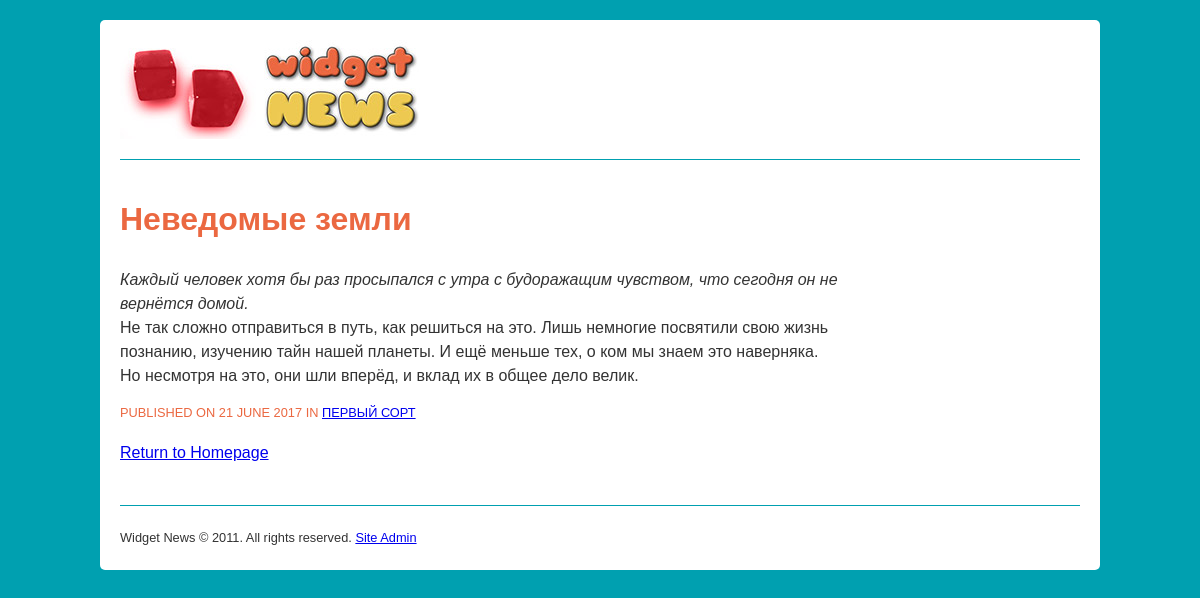
The app's page /?action=viewArticle&articleId=2 with its own data.
### tables this page shows
CREATE TABLE `articles` (
  `id` smallint(5) unsigned NOT NULL AUTO_INCREMENT,
  `publicationDate` date NOT NULL,
  `categoryId` smallint(5) unsigned NOT NULL,
  `title` varchar(255) NOT NULL,
  `summary` text NOT NULL,
  `content` mediumtext NOT NULL,
  PRIMARY KEY (`id`)
);

CREATE TABLE `categories` (
  `id` smallint(5) unsigned NOT NULL AUTO_INCREMENT,
  `name` varchar(255) NOT NULL,
  `description` text NOT NULL,
  PRIMARY KEY (`id`)
);

### classes/Article.php (called while the page is built, shortened)
<?php
class Article
	{
            public function __construct( $data=array() ) {
              if ( isset( $data['publicationDate'] ) ) {$this->publicationDate = (string) $data['publicationDate'];}
              if ( isset( $data['title'] ) ) {$this->title = $data['title'];}
              if ( isset( $data['summary'] ) ) {$this->summary = $data['summary'];}
              if ( isset( $data['content'] ) ) {$this->content = $data['content'];}
            }
            public static function getById( $id ) {
              $conn = new PDO( DB_DSN, DB_USERNAME, DB_PASSWORD );
              $sql = "SELECT *, UNIX_TIMESTAMP(publicationDate) AS publicationDate FROM articles WHERE id = :id";
              $st = $conn->prepare( $sql );
              $st->bindValue( ":id", $id, PDO::PARAM_INT );
              $st->execute();
              $row = $st->fetch();
              if ( $row ) { return new Article( $row );}
            }
        }

### classes/Category.php (called while the page is built, shortened)
<?php
	class Category
	{
	  public function __construct( $data=array() ) {
	    if ( isset( $data['id'] ) ) $this->id = (int) $data['id'];
	    if ( isset( $data['name'] ) ) $this->name = $data['name'];
	  }
	  public static function getById( $id ) {
	    $conn = new PDO( DB_DSN, DB_USERNAME, DB_PASSWORD );
	    $sql = "SELECT * FROM categories WHERE id = :id";
	    $st = $conn->prepare( $sql );
	    $st->bindValue( ":id", $id, PDO::PARAM_INT );
	    $st->execute();
	    $row = $st->fetch();
	    if ( $row ) return new Category( $row );
	  }
	}

### templates/viewArticle.php (the view)
<?php include "templates/include/header.php" ?>
    <h1 style="width: 75%;"><?php echo htmlspecialchars( $results['article']->title )?></h1>
    <div style="width: 75%; font-style: italic;"><?php echo htmlspecialchars( $results['article']->summary )?></div>
    <div style="width: 75%;"><?php echo $results['article']->content?></div>
    <p class="pubDate">Published on <?php  echo date('j F Y', $results['article']->publicationDate)?>
    <?php if ( $results['category'] ) { ?>
        in
        <a href="./?action=archive&amp;categoryId=<?php echo $results['category']->id?>">
            <?php echo htmlspecialchars( $results['category']->name ) ?>
        </a>
    <?php } ?>
    </p>
    <p><a href="./">Return to Homepage</a></p>
<?php include "templates/include/footer.php" ?>

### style.css (style rules this page uses)
body { margin: 0; color: #333; background-color: #00a0b0; font-family: "Trebuchet MS", Arial, Helvetica, sans-serif; line-height: 1.5em; }
h1 { color: #eb6841; margin-bottom: 30px; line-height: 1.2em; }
.pubDate { font-size: .8em; color: #eb6841; text-transform: uppercase; }

### records on screen
articles: title "Неведомые земли", summary "Каждый человек хотя бы раз просыпался с утра с будоражащим чувством, что сегодня он не вернётся домой.", content "Не так сложно отправиться в путь, как решиться на это. Лишь немногие посвятили свою жизнь познанию, изучению тайн нашей планеты. И ещё меньше тех, о ком мы знаем это наверняка. Но несмотря на это, они шли вперёд, и вклад их в общее дело велик."
categories: name "ПЕРВЫЙ СОРТ"

### other values on screen
date('j F Y', $results['article']->publicationDate) "21 JUNE 2017"
